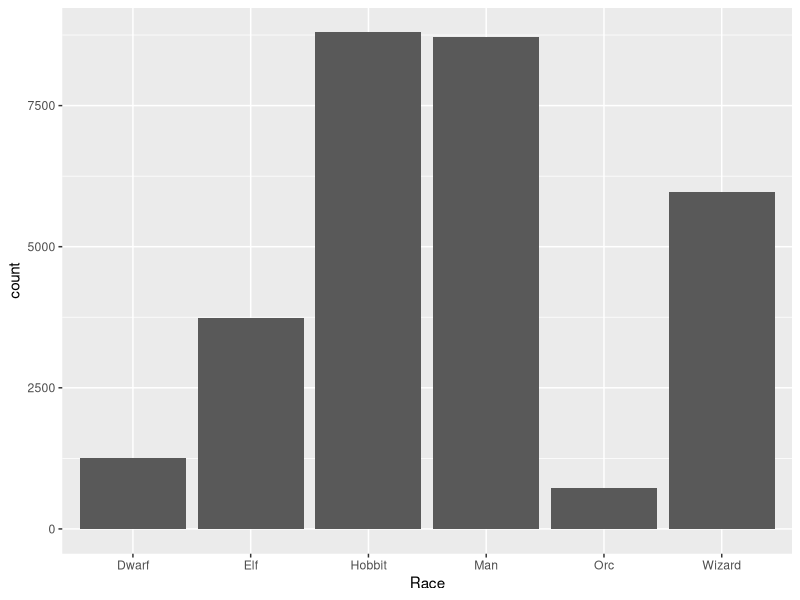
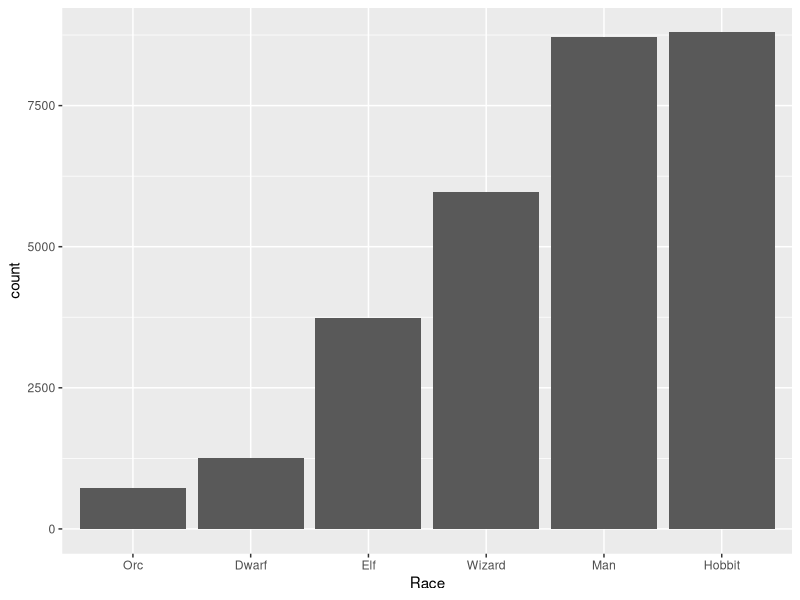
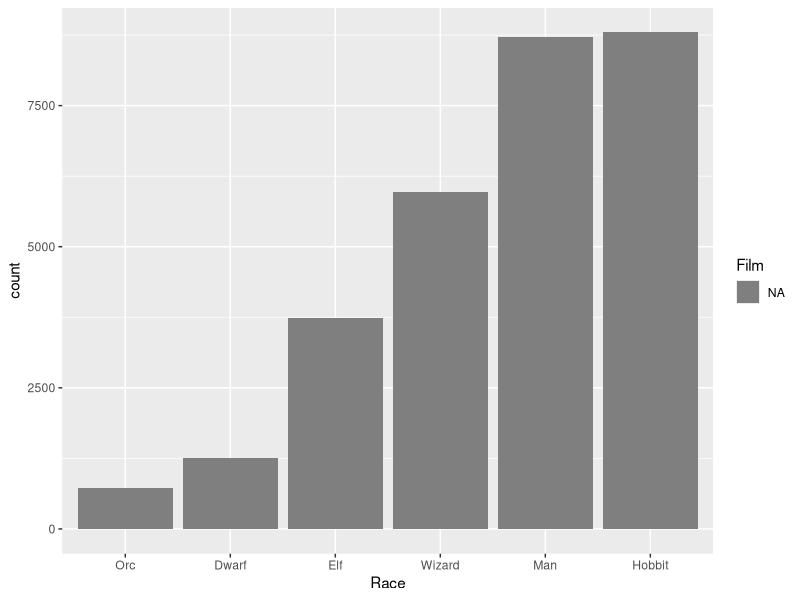
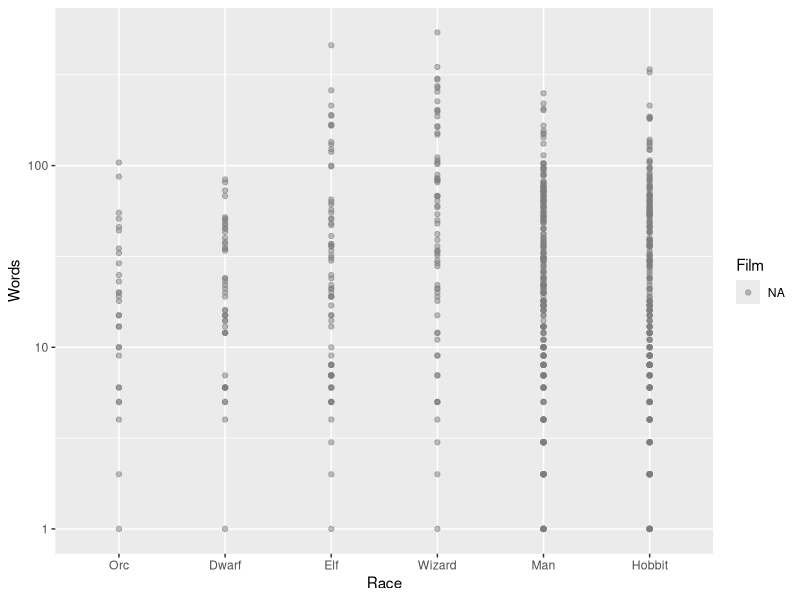
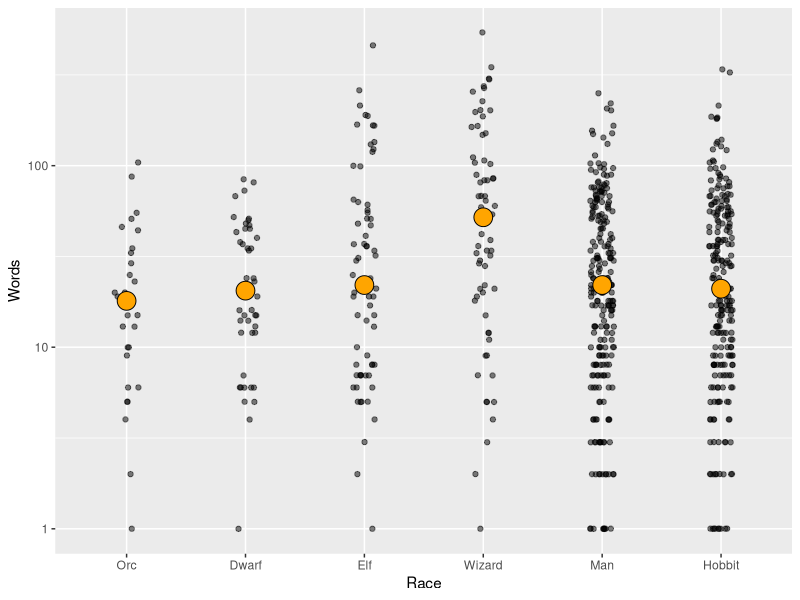

These charts were generated, in order, by the following R code:
library(ggplot2)
library(plyr)

## quick and dirty exploration so I can build example for STAT 545A

## those scripts had to be lean, so I did more fiddling here

lotrDat <- read.delim("lotr_wordsSpoken.tsv")

str(lotrDat)
# 'data.frame':  731 obs. of  5 variables:
# $ Film     : Factor w/ 3 levels "The Fellowship Of The Ring",..: 1 1 1 ..
# $ Chapter  : Factor w/ 188 levels "01: Prologue",..: 1 1 1 1 4 8 8 8 8 ..
# $ Character: Factor w/ 74 levels "Aragorn","Arwen",..: 3 11 21 26 3 3 1..
# $ Race     : Factor w/ 10 levels "Ainur","Dead",..: 7 4 4 6 7 7 7 1 7 7..
# $ Words    : int  4 5 460 20 214 70 128 197 10 12 ...

## reorder Film factor based on story
oldLevels <- levels(lotrDat$Film)
jOrder <- sapply(c("Fellowship", "Towers", "Return"),
                 function(x) grep(x, oldLevels))
lotrDat <- within(lotrDat,
                  Film <- factor(as.character(lotrDat$Film),
                                 oldLevels[jOrder]))

## getting rid of some observations
## I've always found the Ent parts really boring
## Nazgul and the Dead just don't talk enough
## Gollum is not a Race!
lotrDat <-
  droplevels(subset(lotrDat,
                    !(Race %in% c("Gollum", "Ent", "Dead", "Nazgul"))))

## no one knows that the Ainur are the wizards
## Men should be Man, for consistency
lotrDat <-
  within(lotrDat, Race <- revalue(Race, c(Ainur = "Wizard",
                                          Men = "Man")))

p <- ggplot(lotrDat, aes(x = Race, weight = Words))
p + geom_bar()

## who speaks alot?
wordTotals <-
  ddply(lotrDat, ~ Race, summarize, totalWords = sum(Words))
arrange(wordTotals, desc(totalWords))
#     Race totalWords
# 1 Hobbit       8796
# 2    Man       8712
# 3 Wizard       5961
# 4    Elf       3737
# 5  Dwarf       1265
# 6    Orc        723

## reorder Race based on words spoken
lotrDat <- within(lotrDat, Race <- reorder(Race, Words, sum))
levels(lotrDat$Race)

p <- ggplot(lotrDat, aes(x = Race, weight = Words))

p + geom_bar()

p + geom_bar(aes(fill = Film), position = position_dodge(width = 0.7))

p <- ggplot(lotrDat, aes(x = Race, y = Words, color = Film)) +
  scale_y_log10()
p + geom_point(alpha = 1/2, position = position_dodge(width=0.5))

p <- ggplot(lotrDat, aes(x = Race, y = Words)) + scale_y_log10() +
  geom_jitter(alpha = 1/2, position = position_jitter(width = 0.1))
p + stat_summary(fun.y = median, pch = 21, fill = "orange",
                 geom = "point", size = 6)

write.table(lotrDat, "lotr_clean.tsv", quote = FALSE,
            sep = "\t", row.names = FALSE)